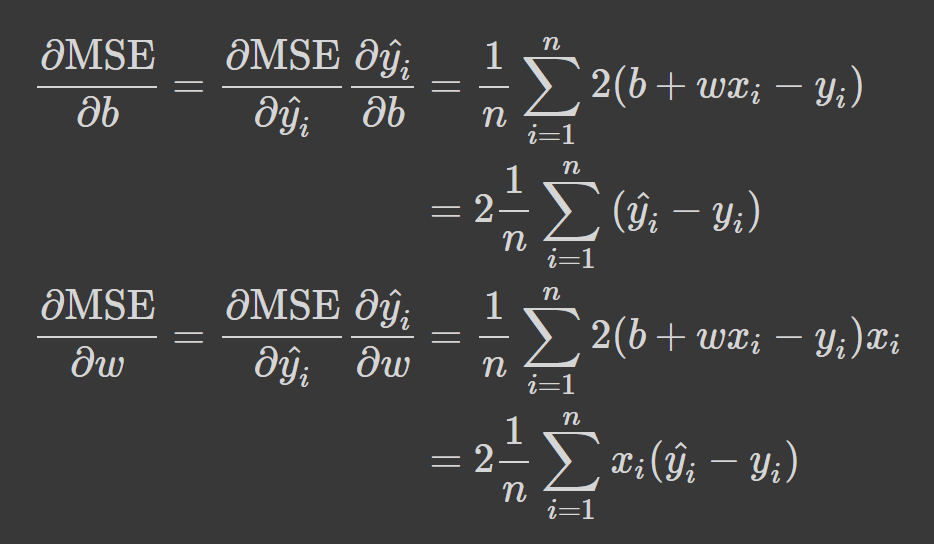
#> input picture images/gradient_descent_grad_calc.png, 934 x 544 px, found by its file name
$ python gradient_descent.py
#> lines starting #> are read from the running program, lines starting #| are printed output that depends on the picture
### practice/chapter0.py
import numpy as np
import matplotlib.pyplot as plt
from mpl_toolkits.mplot3d import Axes3D
from matplotlib.patches import Rectangle
from matplotlib.collections import PatchCollection
from sklearn.linear_model import LinearRegression
plt.style.use('fivethirtyeight')


def fit_model(x_train, y_train):
    # Fits a linear regression to find the actual b and w that minimize the loss
    regression = LinearRegression()
    regression.fit(x_train, y_train)
    b_minimum, w_minimum = regression.intercept_[0], regression.coef_[0][0]
    return b_minimum, w_minimum


def find_index(b, w, bs, ws):
    # Looks for the closer indexes for the updated b and w inside their respective ranges
    b_idx = np.argmin(np.abs(bs[0, :] - b))
    w_idx = np.argmin(np.abs(ws[:, 0] - w))

    # Closest values for b and w
    fixedb, fixedw = bs[0, b_idx], ws[w_idx, 0]

    return b_idx, w_idx, fixedb, fixedw


def figure1(x_train, y_train, x_val, y_val):
    fig, ax = plt.subplots(1, 2, figsize=(12, 6))

    ax[0].scatter(x_train, y_train)
    ax[0].set_xlabel('x')
    ax[0].set_ylabel('y')
    ax[0].set_ylim([0, 3.1])
    ax[0].set_title('Generated Data - Train')

    ax[1].scatter(x_val, y_val, c='r')
    ax[1].set_xlabel('x')
    ax[1].set_ylabel('y')
    ax[1].set_ylim([0, 3.1])
    ax[1].set_title('Generated Data - Validation')
    fig.tight_layout()

    return fig, ax


def figure2(x_train, y_train, b, w, color='k'):
    # Generates evenly spaced x feature
    x_range = np.linspace(0, 1, 101)
    # Computes yhat
    yhat_range = b + w * x_range

    fig, ax = plt.subplots(1, 1, figsize=(6, 6))
    ax.set_xlabel('x')
    ax.set_ylabel('y')
    ax.set_ylim([0, 3])

    # Dataset
    ax.scatter(x_train, y_train)
    # Predictions
    ax.plot(x_range, yhat_range, label='Model\'s predictions', c=color, linestyle='--')

    # Annotations
    ax.annotate('b = {:.4f} w = {:.4f}'.format(b[0], w[0]), xy=(.2, .55), c=color)
    ax.legend(loc=0)
    fig.tight_layout()
    return fig, ax


# [16 lines left out: function figure3, not called in this run]


def figure4(x_train, y_train, b, w, bs, ws, all_losses):
    b_minimum, w_minimum = fit_model(x_train, y_train)


    figure = plt.figure(figsize=(12, 6))

    # 1st plot
    ax1 = figure.add_subplot(1, 2, 1, projection='3d')
    ax1.set_xlabel('b')
    ax1.set_ylabel('w')
    ax1.set_title('Loss Surface')

    surf = ax1.plot_surface(bs, ws, all_losses, rstride=1, cstride=1, alpha=.5, cmap=plt.cm.jet, linewidth=0, antialiased=True)
    ax1.contour(bs[0, :], ws[:, 0], all_losses, 10, offset=-1, cmap=plt.cm.jet)


    bidx, widx, _, _ = find_index(b_minimum, w_minimum, bs, ws)
    ax1.scatter(b_minimum, w_minimum, all_losses[bidx, widx], c='k')
    ax1.text(-.3, 2.5, all_losses[bidx, widx], 'Minimum', zdir=(1, 0, 0))
    # Random start
    bidx, widx, _, _ = find_index(b, w, bs, ws)
    ax1.scatter(b, w, all_losses[bidx, widx], c='k')
    # Annotations
    ax1.text(-.2, -1.5, all_losses[bidx, widx], 'Random\n Start', zdir=(1, 0, 0))

    ax1.view_init(40, 260)

    # 2nd plot
    ax2 = figure.add_subplot(1, 2, 2)
    ax2.set_xlabel('b')
    ax2.set_ylabel('w')
    ax2.set_title('Loss Surface')

    # Loss surface
    CS = ax2.contour(bs[0, :], ws[:, 0], all_losses, cmap=plt.cm.jet)
    ax2.clabel(CS, inline=1, fontsize=10)
    # Minimum
    ax2.scatter(b_minimum, w_minimum, c='k')
    # Random start
    ax2.scatter(b, w, c='k')
    # Annotations
    ax2.annotate('Random Start', xy=(-.2, 0.05), c='k')
    ax2.annotate('Minimum', xy=(.5, 2.2), c='k')

    figure.tight_layout()
    return figure, (ax1, ax2)


def figure5(x_train, y_train, b, w, bs, ws, all_losses):
    b_minimum, w_minimum = fit_model(x_train, y_train)

    b_idx, w_idx, fixedb, fixedw = find_index(b, w, bs, ws)

    b_range = bs[0, :]
    w_range = ws[:, 0]

    fig, axs = plt.subplots(1, 2, figsize=(12, 6))

    axs[0].set_title('Loss Surface')
    axs[0].set_xlabel('b')
    axs[0].set_ylabel('w')
    # Loss surface
    CS = axs[0].contour(bs[0, :], ws[:, 0], all_losses, cmap=plt.cm.jet)
    axs[0].clabel(CS, inline=1, fontsize=10)
    # Minimum
    axs[0].scatter(b_minimum, w_minimum, c='k')
    # Starting point
    axs[0].scatter(fixedb, fixedw, c='k')
    # Vertical section
    axs[0].plot([fixedb, fixedb], w_range[[0, -1]], linestyle='--', c='r', linewidth=2)
    # Annotations
    axs[0].annotate('Minimum', xy=(.5, 2.2), c='k')
    axs[0].annotate('Random Start', xy=(fixedb + .1, fixedw + .1), c='k')

    axs[1].set_ylim([-.1, 15.1])
    axs[1].set_xlabel('w')
    axs[1].set_ylabel('Loss')
    axs[1].set_title('Fixed: b = {:.2f}'.format(fixedb))
    # Loss
    axs[1].plot(w_range, all_losses[:, b_idx], c='r', linestyle='--', linewidth=2)
    # Starting point
    axs[1].plot([fixedw], [all_losses[w_idx, b_idx]], 'or')

    fig.tight_layout()
    return fig, axs


def figure6(x_train, y_train, b, w, bs, ws, all_losses):
    b_minimum, w_minimum = fit_model(x_train, y_train)

    b_idx, w_idx, fixedb, fixedw = find_index(b, w, bs, ws)

    b_range = bs[0, :]
    w_range = ws[:, 0]

    fig, axs = plt.subplots(1, 2, figsize=(12, 6))

    axs[0].set_title('Loss Surface')
    axs[0].set_xlabel('b')
    axs[0].set_ylabel('w')
    # Loss surface
    CS = axs[0].contour(bs[0, :], ws[:, 0], all_losses, cmap=plt.cm.jet)
    axs[0].clabel(CS, inline=1, fontsize=10)
    # Minimum
    axs[0].scatter(b_minimum, w_minimum, c='k')
    # Starting point
    axs[0].scatter(fixedb, fixedw, c='k')
    # Horizontal section
    axs[0].plot(b_range[[0, -1]], [fixedw, fixedw], linestyle='--', c='k', linewidth=2)
    # Annotations
    axs[0].annotate('Minimum', xy=(.5, 2.2), c='k')
    axs[0].annotate('Random Start', xy=(fixedb + .1, fixedw + .1), c='k')

    axs[1].set_ylim([-.1, 15.1])
    axs[1].set_xlabel('b')
    axs[1].set_ylabel('Loss')
    axs[1].set_title('Fixed: w = {:.2f}'.format(fixedw))
    # Loss
    axs[1].plot(b_range, all_losses[w_idx, :], c='k', linestyle='--', linewidth=2)
    # Starting point
    axs[1].plot([fixedb], [all_losses[w_idx, b_idx]], 'ok')

    fig.tight_layout()
    return fig, axs


# [427 lines left out: functions figure7, loss_curves, calc_gradient, figure8, figure9, figure10 and 4 more, not called in this run]

### practice/gradient_descent.py
import numpy as np
from chapter0 import *
import matplotlib.pyplot as plt
import matplotlib.image as mpimg
from sklearn.preprocessing import StandardScaler


true_b = 1 # intercept
true_w = 2 # weight or slope
N = 100

# Data Generation
np.random.seed(42)
x = np.random.rand(N, 1)
epsilon = (.1 * np.random.randn(N, 1))

# y = wx + b + noise
y = true_b + true_w * x + epsilon

# Manual train test validation split

# Shuffles the indices
idx = np.arange(N)
np.random.shuffle(idx)

# Uses first 80 random indices for train
train_idx = idx[:int(N*.8)]
# Uses the remaining indices for validation
val_idx = idx[int(N*.8):]

# Generates train and validation sets
x_train, y_train = x[train_idx], y[train_idx]
x_val, y_val = x[val_idx], y[val_idx]

figure1(x_train,y_train,x_val,y_val); plt.show()
#> after `figure1(x_train, y_train, x_val, y_val)`:
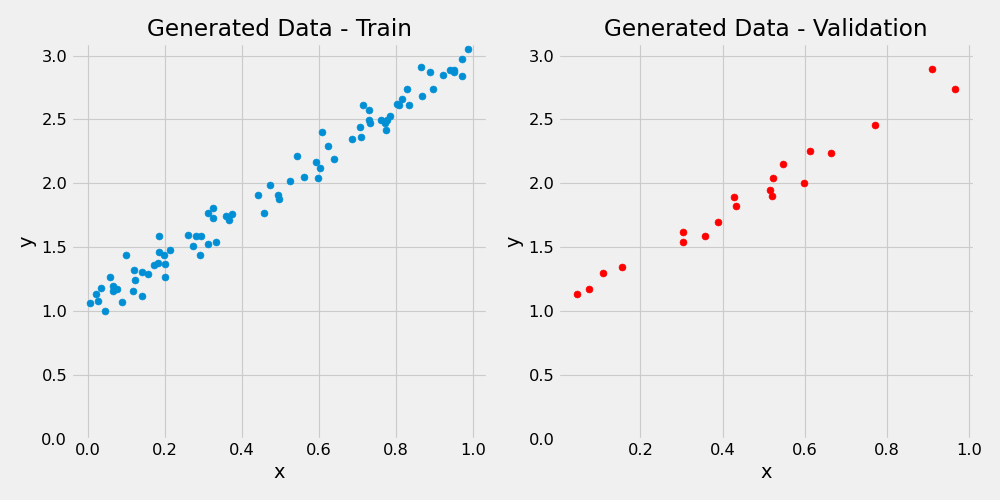
#> figure drawn by matplotlib, 2 panels

###################
#  we knew the values of b and w , because we set them, duhh !!
#  Let's randomly initialize them

# Step 0 - Initializes parameters "b" and "w" randomly
np.random.seed(42)
b = np.random.randn(1)
w = np.random.randn(1)

print(b, w)

# Let's compute the model's prediction values based on this "deduced (random) w,b values"
# Step 1 - Computes our model's predicted output - forward pass
yhat = b + w * x_train

figure2(x_train, y_train,b, w); plt.show()
#> after `figure2(x_train, y_train, b, w)`:
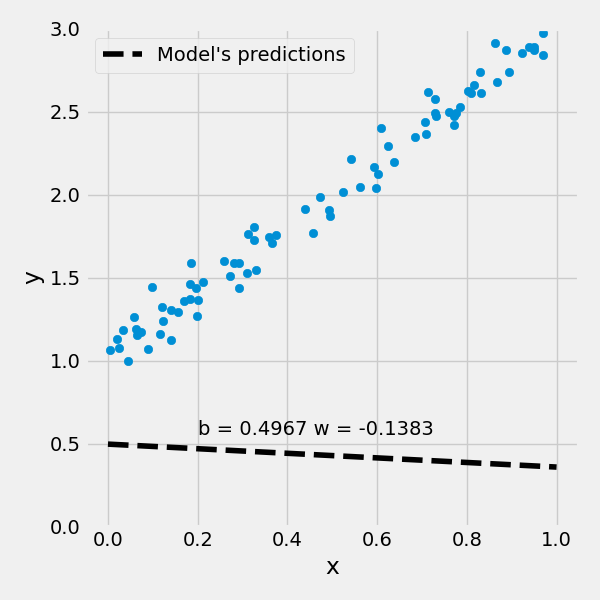
#> figure drawn by matplotlib, 1 panel; curve peaks at x = 0, y = 0.497

# let's find the loss

# Step 2 - Computing the loss
# We are using ALL data points, so this is BATCH gradient
# descent. How wrong is our model? That's the error!
error = (yhat - y_train)

# It is a regression, so it computes mean squared error (MSE)
loss = (error ** 2).mean()
print(loss)

# Reminder:
# true_b = 1
# true_w = 2

# we have to split the ranges in 100 evenly spaced intervals each
b_range = np.linspace(true_b - 3, true_b + 3, 101)
w_range = np.linspace(true_w - 3, true_w + 3, 101)
# meshgrid is a handy function that generates a grid of b and w
# values for all combinations
bs, ws = np.meshgrid(b_range, w_range)
bs.shape, ws.shape

# pick an x value and let's calculate for all range of possible b and w values


# we want to multiply the same x value by every
# entry in the ws matrix.
#
# dummy_x = x_train[0]
# dummy_yhat = bs + ws * dummy_x
# print(dummy_yhat.shape)

# This above operation resulted in a grid of
# predictions for that single data point. Now we need to do this
# for every one of our 80 data points in the training set
all_predictions = np.apply_along_axis(
    func1d=lambda x: bs + (ws * x),
    axis=1,
    arr=x_train
)

# print(all_predictions.shape)  # shape (80,101,101)

# let's restructre the y labels

all_labels = y_train.reshape(-1,1,1) # shape (80,1,1)

all_errors = all_predictions - all_labels  # shape (80, 101,101)
all_losses = (all_errors**2).mean(axis=0) # axis 0 refers to the each of the 80 instances or 1st dimension of (80,101,101)

figure4(x_train,y_train,b,w, bs,ws, all_losses); plt.show()
#> after `figure4(x_train, y_train, b, w, bs, ws, all_losses)`:
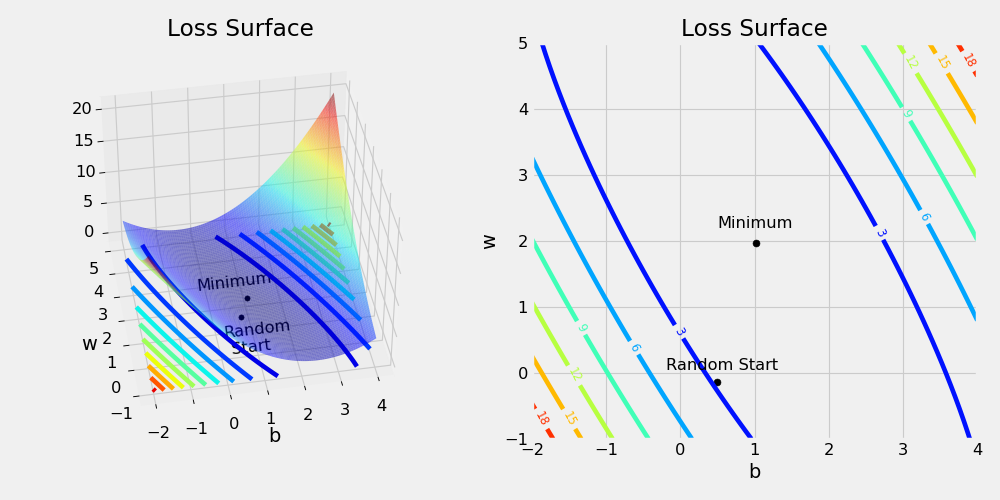
#> figure drawn by matplotlib, 2 panels

# at constant b
figure5(x_train,y_train, b, w, bs, ws, all_losses); plt.show()
#> after `figure5(x_train, y_train, b, w, bs, ws, all_losses)`:
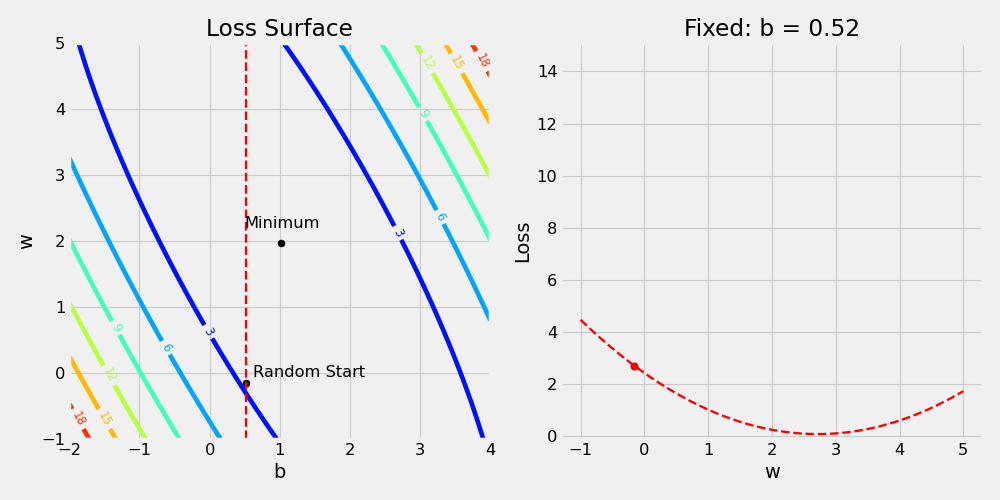
#> figure drawn by matplotlib, 2 panels; panel 2: curve peaks at x = -1, y = 4.47

# at constant w
figure6(x_train,y_train,b,w, bs,ws, all_losses); plt.show()

# finding the gradients for b and w

img = mpimg.imread('images\gradient_descent_grad_calc.png')
#> img is the input picture: shape (544, 934, 4) float32; mean R, G, B, A 0.247, 0.247, 0.247, 1
#> (the run stopped early here; a loop or call above may not have finished)
